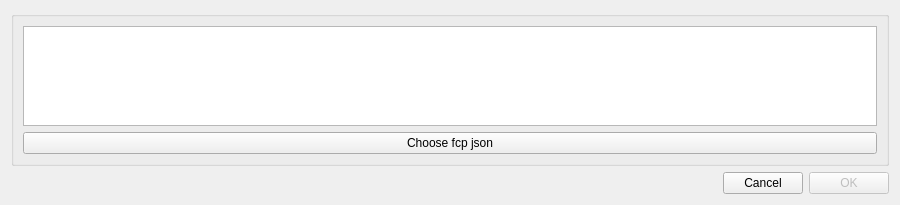
<?xml version="1.0" encoding="UTF-8"?>
<ui version="4.0">
 <class>DialogSelectCanDatabase</class>
 <widget class="QDialog" name="DialogSelectCanDatabase">
  <property name="geometry">
   <rect>
    <x>0</x>
    <y>0</y>
    <width>900</width>
    <height>205</height>
   </rect>
  </property>
  <property name="windowTitle">
   <string>Select CAN Database</string>
  </property>
  <layout class="QVBoxLayout" name="verticalLayout">
   <item>
    <widget class="QGroupBox" name="databasesBox">
     <property name="title">
      <string/>
     </property>
     <layout class="QVBoxLayout" name="verticalLayout_2">
      <item>
       <widget class="QListWidget" name="jsonFilesList">
        <property name="selectionMode">
         <enum>QAbstractItemView::SingleSelection</enum>
        </property>
       </widget>
      </item>
      <item>
       <layout class="QHBoxLayout" name="databaseButtonsLayout">
        <item>
         <widget class="QPushButton" name="addDatabaseButton">
          <property name="text">
           <string>Choose fcp json</string>
          </property>
         </widget>
        </item>
       </layout>
      </item>
     </layout>
    </widget>
   </item>
   <item>
    <layout class="QHBoxLayout" name="horizontalLayout">
     <item>
      <spacer name="horizontalSpacer">
       <property name="orientation">
        <enum>Qt::Horizontal</enum>
       </property>
       <property name="sizeHint" stdset="0">
        <size>
         <width>96</width>
         <height>20</height>
        </size>
       </property>
      </spacer>
     </item>
     <item>
      <widget class="QPushButton" name="cancelButton">
       <property name="text">
        <string>Cancel</string>
       </property>
       <property name="autoDefault">
        <bool>false</bool>
       </property>
      </widget>
     </item>
     <item>
      <widget class="QPushButton" name="okButton">
       <property name="enabled">
        <bool>false</bool>
       </property>
       <property name="text">
        <string>OK</string>
       </property>
       <property name="autoDefault">
        <bool>false</bool>
       </property>
       <property name="default">
        <bool>true</bool>
       </property>
      </widget>
     </item>
    </layout>
   </item>
  </layout>
 </widget>
 <resources/>
 <connections/>
</ui>
